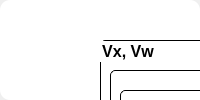
          <widget class="QWidget" name="tab_5">
           <property name="styleSheet">
            <string notr="true">  border-radius: 30px;
border:none;</string>
           </property>
           <attribute name="icon">
            <iconset>
             <normaloff>D:/backup_robot_tieptan/letan_10062024/list_table.png</normaloff>D:/backup_robot_tieptan/letan_10062024/list_table.png</iconset>
           </attribute>
           <attribute name="title">
            <string>      XE      </string>
           </attribute>
           <layout class="QGridLayout" name="gridLayout_14">
            <property name="leftMargin">
             <number>0</number>
            </property>
            <property name="topMargin">
             <number>0</number>
            </property>
            <property name="rightMargin">
             <number>0</number>
            </property>
            <property name="bottomMargin">
             <number>0</number>
            </property>
            <property name="spacing">
             <number>0</number>
            </property>
            <item row="0" column="0">
             <widget class="QFrame" name="frame_12">
              <property name="styleSheet">
               <string notr="true"> background-color: rgb(255,255,255);
 border-radius: 10px;</string>
              </property>
              <property name="frameShape">
               <enum>QFrame::StyledPanel</enum>
              </property>
              <property name="frameShadow">
               <enum>QFrame::Raised</enum>
              </property>
              <widget class="QGroupBox" name="groupBox_4">
               <property name="geometry">
                <rect>
                 <x>100</x>
                 <y>40</y>
                 <width>671</width>
                 <height>301</height>
                </rect>
               </property>
               <property name="font">
                <font>
                 <pointsize>12</pointsize>
                 <weight>75</weight>
                 <bold>true</bold>
                </font>
               </property>
               <property name="styleSheet">
                <string notr="true">gridline-color: rgb(0, 0, 0);
selection-color: rgb(85, 170, 255);
border: 1px solid black;
border-radius: 5px;</string>
               </property>
               <property name="title">
                <string>Vx, Vw</string>
               </property>
               <property name="alignment">
                <set>Qt::AlignLeading|Qt::AlignLeft|Qt::AlignVCenter</set>
               </property>
               <widget class="QWidget" name="widget_14" native="true">
                <property name="geometry">
                 <rect>
                  <x>10</x>
                  <y>30</y>
                  <width>170</width>
                  <height>250</height>
                 </rect>
                </property>
                <widget class="QLabel" name="label_6">
                 <property name="geometry">
                  <rect>
                   <x>10</x>
                   <y>20</y>
                   <width>150</width>
                   <height>35</height>
                  </rect>
                 </property>
                 <property name="font">
                  <font>
                   <pointsize>14</pointsize>
                   <weight>75</weight>
                   <bold>true</bold>
                  </font>
                 </property>
                 <property name="text">
                  <string>  min_vel_x</string>
                 </property>
                </widget>
                <widget class="QLabel" name="label_18">
                 <property name="geometry">
                  <rect>
                   <x>10</x>
                   <y>80</y>
                   <width>150</width>
                   <height>35</height>
                  </rect>
                 </property>
                 <property name="font">
                  <font>
                   <pointsize>14</pointsize>
                   <weight>75</weight>
                   <bold>true</bold>
                  </font>
                 </property>
                 <property name="text">
                  <string>   max vel_x</string>
                 </property>
                </widget>
                <widget class="QLabel" name="label_27">
                 <property name="geometry">
                  <rect>
                   <x>10</x>
                   <y>140</y>
                   <width>150</width>
                   <height>35</height>
                  </rect>
                 </property>
                 <property name="font">
                  <font>
                   <pointsize>14</pointsize>
                   <weight>75</weight>
                   <bold>true</bold>
                  </font>
                 </property>
                 <property name="text">
                  <string>min_vel_theta</string>
                 </property>
                </widget>
                <widget class="QLabel" name="label_28">
                 <property name="geometry">
                  <rect>
                   <x>10</x>
                   <y>200</y>
                   <width>150</width>
                   <height>35</height>
                  </rect>
                 </property>
                 <property name="font">
                  <font>
                   <pointsize>14</pointsize>
                   <weight>75</weight>
                   <bold>true</bold>
                  </font>
                 </property>
                 <property name="text">
                  <string>max_vel_theta</string>
                 </property>
                </widget>
               </widget>
               <widget class="QWidget" name="widget_5" native="true">
                <property name="geometry">
                 <rect>
                  <x>190</x>
                  <y>30</y>
                  <width>461</width>
                  <height>251</height>
                 </rect>
                </property>
                <widget class="QLineEdit" name="min_vel_x">
                 <property name="geometry">
                  <rect>
                   <x>20</x>
                   <y>20</y>
                   <width>420</width>
                   <height>35</height>
                  </rect>
                 </property>
                 <property name="font">
                  <font>
                   <pointsize>12</pointsize>
                  </font>
                 </property>
                 <property name="styleSheet">
                  <string notr="true">background-color:rgba(0, 0, 0, 0);

border-bottom:2px solid rgba(46, 82, 101, 200);

padding-bottom:7px;</string>
                 </property>
                 <property name="alignment">
                  <set>Qt::AlignCenter</set>
                 </property>
                </widget>
                <widget class="QLineEdit" name="max_vel_x">
                 <property name="geometry">
                  <rect>
                   <x>20</x>
                   <y>80</y>
                   <width>420</width>
                   <height>35</height>
                  </rect>
                 </property>
                 <property name="font">
                  <font>
                   <pointsize>12</pointsize>
                  </font>
                 </property>
                 <property name="styleSheet">
                  <string notr="true">background-color:rgba(0, 0, 0, 0);

border-bottom:2px solid rgba(46, 82, 101, 200);

padding-bottom:7px;</string>
                 </property>
                 <property name="alignment">
                  <set>Qt::AlignCenter</set>
                 </property>
                </widget>
                <widget class="QLineEdit" name="min_vel_theta">
                 <property name="geometry">
                  <rect>
                   <x>20</x>
                   <y>140</y>
                   <width>420</width>
                   <height>35</height>
                  </rect>
                 </property>
                 <property name="font">
                  <font>
                   <pointsize>12</pointsize>
                  </font>
                 </property>
                 <property name="styleSheet">
                  <string notr="true">background-color:rgba(0, 0, 0, 0);

border-bottom:2px solid rgba(46, 82, 101, 200);

padding-bottom:7px;</string>
                 </property>
                 <property name="alignment">
                  <set>Qt::AlignCenter</set>
                 </property>
                </widget>
                <widget class="QLineEdit" name="max_vel_theta">
                 <property name="geometry">
                  <rect>
                   <x>20</x>
                   <y>200</y>
                   <width>420</width>
                   <height>35</height>
                  </rect>
                 </property>
                 <property name="font">
                  <font>
                   <pointsize>12</pointsize>
                  </font>
                 </property>
                 <property name="styleSheet">
                  <string notr="true">background-color:rgba(0, 0, 0, 0);

border-bottom:2px solid rgba(46, 82, 101, 200);

padding-bottom:7px;</string>
                 </property>
                 <property name="alignment">
                  <set>Qt::AlignCenter</set>
                 </property>
                </widget>
               </widget>
              </widget>
              <widget class="QGroupBox" name="groupBox_5">
               <property name="geometry">
                <rect>
                 <x>100</x>
                 <y>380</y>
                 <width>671</width>
                 <height>191</height>
                </rect>
               </property>
               <property name="font">
                <font>
                 <pointsize>12</pointsize>
                 <weight>75</weight>
                 <bold>true</bold>
                </font>
               </property>
               <property name="styleSheet">
                <string notr="true">gridline-color: rgb(0, 0, 0);
selection-color: rgb(85, 170, 255);
border: 1px solid black;
border-radius: 5px;</string>
               </property>
               <property name="title">
                <string>Err Vx, Vw</string>
               </property>
               <property name="alignment">
                <set>Qt::AlignLeading|Qt::AlignLeft|Qt::AlignVCenter</set>
               </property>
               <widget class="QWidget" name="widget_17" native="true">
                <property name="geometry">
                 <rect>
                  <x>10</x>
                  <y>30</y>
                  <width>170</width>
                  <height>141</height>
                 </rect>
                </property>
                <widget class="QLabel" name="label_30">
                 <property name="geometry">
                  <rect>
                   <x>10</x>
                   <y>20</y>
                   <width>150</width>
                   <height>35</height>
                  </rect>
                 </property>
                 <property name="font">
                  <font>
                   <pointsize>14</pointsize>
                   <weight>75</weight>
                   <bold>true</bold>
                  </font>
                 </property>
                 <property name="text">
                  <string>  acc_lim_x</string>
                 </property>
                </widget>
                <widget class="QLabel" name="label_31">
                 <property name="geometry">
                  <rect>
                   <x>10</x>
                   <y>80</y>
                   <width>150</width>
                   <height>35</height>
                  </rect>
                 </property>
                 <property name="font">
                  <font>
                   <pointsize>14</pointsize>
                   <weight>75</weight>
                   <bold>true</bold>
                  </font>
                 </property>
                 <property name="text">
                  <string>acc_lim_theta</string>
                 </property>
                </widget>
               </widget>
               <widget class="QWidget" name="widget_6" native="true">
                <property name="geometry">
                 <rect>
                  <x>190</x>
                  <y>30</y>
                  <width>461</width>
                  <height>141</height>
                 </rect>
                </property>
                <widget class="QLineEdit" name="acc_lim_x">
                 <property name="geometry">
                  <rect>
                   <x>20</x>
                   <y>20</y>
                   <width>420</width>
                   <height>35</height>
                  </rect>
                 </property>
                 <property name="font">
                  <font>
                   <pointsize>12</pointsize>
                  </font>
                 </property>
                 <property name="styleSheet">
                  <string notr="true">background-color:rgba(0, 0, 0, 0);

border-bottom:2px solid rgba(46, 82, 101, 200);

padding-bottom:7px;</string>
                 </property>
                 <property name="alignment">
                  <set>Qt::AlignCenter</set>
                 </property>
                </widget>
                <widget class="QLineEdit" name="acc_lim_theta">
                 <property name="geometry">
                  <rect>
                   <x>20</x>
                   <y>80</y>
                   <width>420</width>
                   <height>35</height>
                  </rect>
                 </property>
                 <property name="font">
                  <font>
                   <pointsize>12</pointsize>
                  </font>
                 </property>
                 <property name="styleSheet">
                  <string notr="true">background-color:rgba(0, 0, 0, 0);

border-bottom:2px solid rgba(46, 82, 101, 200);

padding-bottom:7px;</string>
                 </property>
                 <property name="alignment">
                  <set>Qt::AlignCenter</set>
                 </property>
                </widget>
               </widget>
              </widget>
              <widget class="QGroupBox" name="groupBox_6">
               <property name="geometry">
                <rect>
                 <x>850</x>
                 <y>120</y>
                 <width>671</width>
                 <height>131</height>
                </rect>
               </property>
               <property name="font">
                <font>
                 <pointsize>12</pointsize>
                 <weight>75</weight>
                 <bold>true</bold>
                </font>
               </property>
               <property name="styleSheet">
                <string notr="true">gridline-color: rgb(0, 0, 0);
selection-color: rgb(85, 170, 255);
border: 1px solid black;
border-radius: 5px;</string>
               </property>
               <property name="title">
                <string>threshold</string>
               </property>
               <property name="alignment">
                <set>Qt::AlignLeading|Qt::AlignLeft|Qt::AlignVCenter</set>
               </property>
               <widget class="QWidget" name="widget_18" native="true">
                <property name="geometry">
                 <rect>
                  <x>10</x>
                  <y>30</y>
                  <width>181</width>
                  <height>81</height>
                 </rect>
                </property>
                <widget class="QLabel" name="label_32">
                 <property name="geometry">
                  <rect>
                   <x>5</x>
                   <y>20</y>
                   <width>171</width>
                   <height>35</height>
                  </rect>
                 </property>
                 <property name="font">
                  <font>
                   <pointsize>14</pointsize>
                   <weight>75</weight>
                   <bold>true</bold>
                  </font>
                 </property>
                 <property name="text">
                  <string>lower_threshold</string>
                 </property>
                </widget>
               </widget>
               <widget class="QWidget" name="widget_7" native="true">
                <property name="geometry">
                 <rect>
                  <x>200</x>
                  <y>30</y>
                  <width>461</width>
                  <height>81</height>
                 </rect>
                </property>
                <widget class="QLineEdit" name="lower_threshold">
                 <property name="geometry">
                  <rect>
                   <x>30</x>
                   <y>20</y>
                   <width>420</width>
                   <height>35</height>
                  </rect>
                 </property>
                 <property name="font">
                  <font>
                   <pointsize>12</pointsize>
                  </font>
                 </property>
                 <property name="styleSheet">
                  <string notr="true">background-color:rgba(0, 0, 0, 0);

border-bottom:2px solid rgba(46, 82, 101, 200);

padding-bottom:7px;</string>
                 </property>
                 <property name="alignment">
                  <set>Qt::AlignCenter</set>
                 </property>
                </widget>
               </widget>
              </widget>
              <widget class="QGroupBox" name="groupBox_7">
               <property name="geometry">
                <rect>
                 <x>850</x>
                 <y>410</y>
                 <width>671</width>
                 <height>131</height>
                </rect>
               </property>
               <property name="font">
                <font>
                 <pointsize>12</pointsize>
                 <weight>75</weight>
                 <bold>true</bold>
                </font>
               </property>
               <property name="styleSheet">
                <string notr="true">gridline-color: rgb(0, 0, 0);
selection-color: rgb(85, 170, 255);
border: 1px solid black;
border-radius: 5px;
</string>
               </property>
               <property name="title">
                <string>USB</string>
               </property>
               <property name="alignment">
                <set>Qt::AlignLeading|Qt::AlignLeft|Qt::AlignVCenter</set>
               </property>
               <widget class="QWidget" name="widget_21" native="true">
                <property name="geometry">
                 <rect>
                  <x>10</x>
                  <y>30</y>
                  <width>181</width>
                  <height>81</height>
                 </rect>
                </property>
                <widget class="QLabel" name="label_33">
                 <property name="geometry">
                  <rect>
                   <x>10</x>
                   <y>20</y>
                   <width>161</width>
                   <height>35</height>
                  </rect>
                 </property>
                 <property name="font">
                  <font>
                   <pointsize>14</pointsize>
                   <weight>75</weight>
                   <bold>true</bold>
                  </font>
                 </property>
                 <property name="text">
                  <string>   port_usb</string>
                 </property>
                </widget>
               </widget>
               <widget class="QWidget" name="widget_8" native="true">
                <property name="geometry">
                 <rect>
                  <x>200</x>
                  <y>30</y>
                  <width>461</width>
                  <height>81</height>
                 </rect>
                </property>
                <widget class="QLabel" name="port_usb">
                 <property name="geometry">
                  <rect>
                   <x>20</x>
                   <y>20</y>
                   <width>430</width>
                   <height>35</height>
                  </rect>
                 </property>
                 <property name="font">
                  <font>
                   <pointsize>14</pointsize>
                  </font>
                 </property>
                 <property name="styleSheet">
                  <string notr="true">border: 1px solid black;
border-radius: 5px;</string>
                 </property>
                 <property name="text">
                  <string/>
                 </property>
                 <property name="alignment">
                  <set>Qt::AlignCenter</set>
                 </property>
                </widget>
               </widget>
              </widget>
              <widget class="QPushButton" name="update_setting">
               <property name="geometry">
                <rect>
                 <x>1560</x>
                 <y>40</y>
                 <width>81</width>
                 <height>61</height>
                </rect>
               </property>
               <property name="minimumSize">
                <size>
                 <width>0</width>
                 <height>0</height>
                </size>
               </property>
               <property name="maximumSize">
                <size>
                 <width>220</width>
                 <height>100</height>
                </size>
               </property>
               <property name="font">
                <font>
                 <family>MS Shell Dlg 2</family>
                 <pointsize>16</pointsize>
                 <weight>9</weight>
                 <italic>false</italic>
                 <bold>false</bold>
                </font>
               </property>
               <property name="layoutDirection">
                <enum>Qt::LeftToRight</enum>
               </property>
               <property name="styleSheet">
                <string notr="true">QPushButton#update_setting{
    border-radius: 15px;
	font: 75 16pt &quot;MS Shell Dlg 2&quot;;
	border: 1px solid #CCFFFF;
	background-color: #CCFFFF;
}

QPushButton#update_setting:pressed{
padding-left :2px;
padding-top :2px;

	background-color:#0e71aa;
}
QPushButton#update_setting:checked {
background-color:#0e71aa;

}
</string>
               </property>
               <property name="text">
                <string/>
               </property>
               <property name="icon">
                <iconset>
                 <normaloff>icon/update.png</normaloff>icon/update.png</iconset>
               </property>
               <property name="iconSize">
                <size>
                 <width>40</width>
                 <height>50</height>
                </size>
               </property>
              </widget>
             </widget>
            </item>
           </layout>
          </widget>
